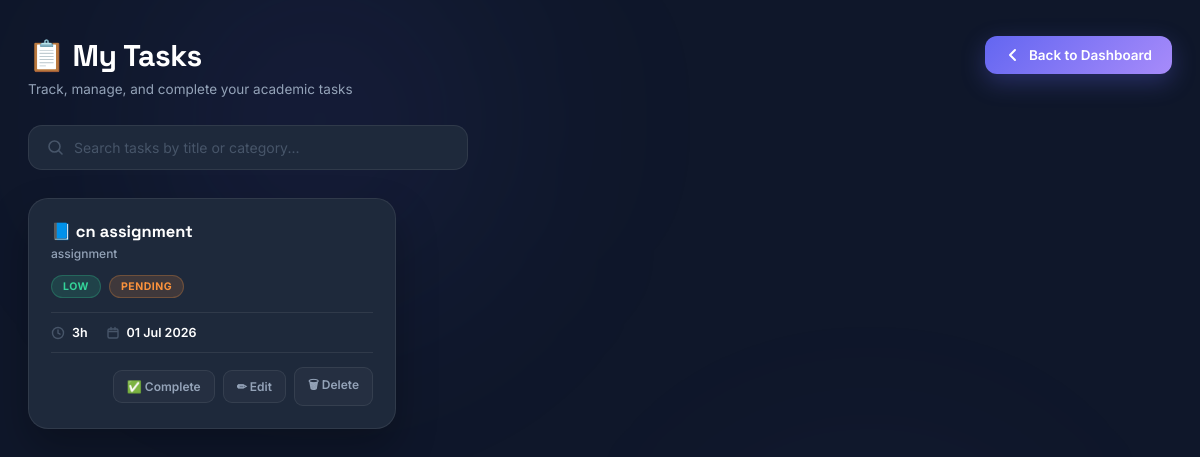
The page /my-tasks on the database its author committed.
### models.py (models this page shows, shortened)
class Task(db.Model):
    id = db.Column(db.Integer, primary_key=True)
    title = db.Column(db.String(200), nullable=False)
    category = db.Column(db.String(100), nullable=False)
    description = db.Column(db.Text)
    deadline = db.Column(db.Date, nullable=False)
    estimated_hours = db.Column(db.Integer, nullable=False)
    priority = db.Column(db.String(20), default="Medium")
    status = db.Column(db.String(20), default="Pending")
    created_at = db.Column(db.DateTime, default=datetime.utcnow)

### app.py (the view)
@app.route("/my-tasks")
def my_tasks():
    tasks = Task.query.order_by(Task.deadline.asc()).all()
    return render_template(
        "my_tasks.html",
        tasks=tasks
    )

### templates/my_tasks.html (shortened to what this page needs)
<!DOCTYPE html>
<html lang="en">
<head>
</head>
<body>
  <div class="page-wrap">
    <div class="tasks-header">
      <div>
        <h1 class="tasks-title">📋 My Tasks</h1>
        <p class="tasks-subtitle">Track, manage, and complete your academic tasks</p>
      </div>
      <a href="{{ url_for('dashboard') }}" class="back-btn">
        <svg width="16" height="16" viewBox="0 0 16 16" fill="none">
          <path d="M10 3L5 8l5 5" stroke="currentColor" stroke-width="2" stroke-linecap="round" stroke-linejoin="round"/>
        </svg>
        Back to Dashboard
      </a>
    </div>
    <div class="search-wrap">
      <div class="tasks-search-bar">
        <svg class="tasks-search-icon" width="17" height="17" viewBox="0 0 17 17" fill="none">
          <circle cx="7.5" cy="7.5" r="5.5" stroke="currentColor" stroke-width="1.6"/>
          <path d="M11.5 11.5L15 15" stroke="currentColor" stroke-width="1.6" stroke-linecap="round"/>
        </svg>
        <input
          type="text"
          id="taskSearchInput"
          class="tasks-search-input"
          placeholder="Search tasks by title or category..."
          autocomplete="off"
        />
      </div>
    </div>
    <div class="tasks-grid" id="tasksGrid">
      {% for task in tasks %}
      <div class="task-card" data-title="{{ task.title | lower }}" data-category="{{ task.category | lower }}">
        <div class="task-card-top">
          <div class="task-title-block">
            <div class="task-title">📘 {{ task.title }}</div>
            <div class="task-category">{{ task.category }}</div>
          </div>
        </div>
        <div class="task-badges">
          {% if task.priority == 'High' %}
            <span class="badge badge-priority-high">High</span>
          {% elif task.priority == 'Medium' %}
            <span class="badge badge-priority-medium">Medium</span>
          {% else %}
            <span class="badge badge-priority-low">Low</span>
          {% endif %}
          {% if task.status == 'Completed' %}
            <span class="badge badge-status-completed">Completed</span>
          {% else %}
            <span class="badge badge-status-pending">Pending</span>
          {% endif %}
        </div>
        <div class="task-meta">
          <div class="task-meta-item">
            <svg width="14" height="14" viewBox="0 0 14 14" fill="none">
              <circle cx="7" cy="7" r="5.5" stroke="currentColor" stroke-width="1.4"/>
              <path d="M7 4v3l2 1.2" stroke="currentColor" stroke-width="1.4" stroke-linecap="round"/>
            </svg>
            <strong>{{ task.estimated_hours }}h</strong>
          </div>
          <div class="task-meta-item">
            <svg width="14" height="14" viewBox="0 0 14 14" fill="none">
              <rect x="2" y="3" width="10" height="9" rx="1.5" stroke="currentColor" stroke-width="1.4"/>
              <path d="M2 5.5h10" stroke="currentColor" stroke-width="1.4"/>
              <path d="M5 1.5v2M9 1.5v2" stroke="currentColor" stroke-width="1.4" stroke-linecap="round"/>
            </svg>
            <strong>{{ task.deadline.strftime('%d %b %Y') }}</strong>
          </div>
        </div>
        <div class="task-actions">
          <a href="/complete-task/{{ task.id }}" class="task-action-btn task-action-complete">
            ✅ Complete
          </a>
          <a href="/edit-task/{{ task.id }}" class="task-action-btn task-action-edit">
            ✏ Edit
          </a>
          <a href="/delete-task/{{ task.id }}" class="task-action-btn task-action-delete"
             onclick="return confirm('Delete this task?')">
            🗑 Delete
          </a>
        </div>
      </div>
      {% endfor %}
    </div>
  </div>
</body>
</html>

### rows shown on the page
Task: title "cn assignment", category "assignment", priority "LOW", status "PENDING", estimated_hours "3", deadline "01 Jul 2026"
